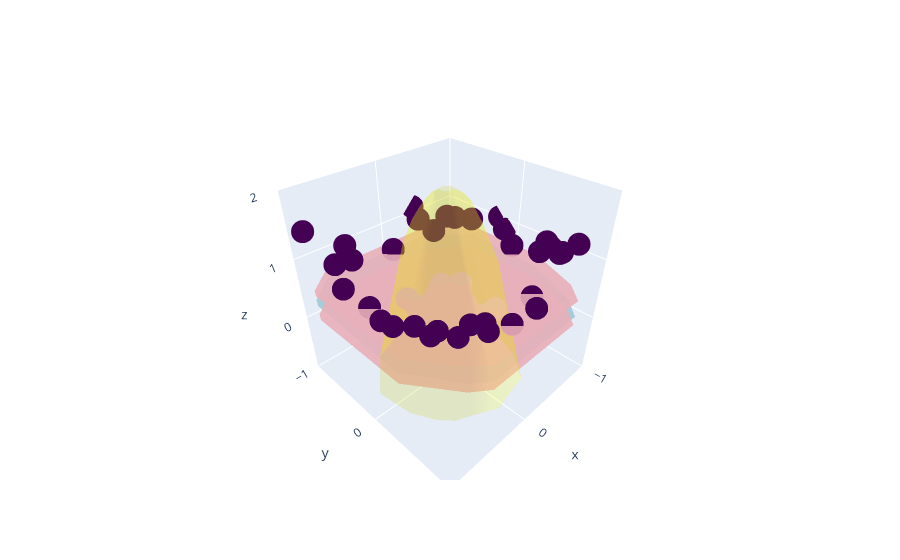

Source (notebook cell):
### Code cell
# Plot in 3D
points = go.Scatter3d(x=X[:, 0],y=X[:, 1],z=X[:, 2], mode='markers', marker=dict(size=8, color = y, colorscale='viridis',opacity=1.0))
plane = plot_svc_3D(clf)
support_vectors = plot_svc_support_vectors(clf)
decision_boundary = plot_svc_decision_boundary(clf)
fig = go.Figure(data=[plane, points, support_vectors[0], support_vectors[1], decision_boundary])
fig.update_layout(
     scene = dict(
        xaxis = dict(nticks=4, range=[-1,1]),
        yaxis = dict(nticks=4, range=[-1,1]),
        zaxis = dict(nticks=4, range=[-1,2])))
fig.show()
